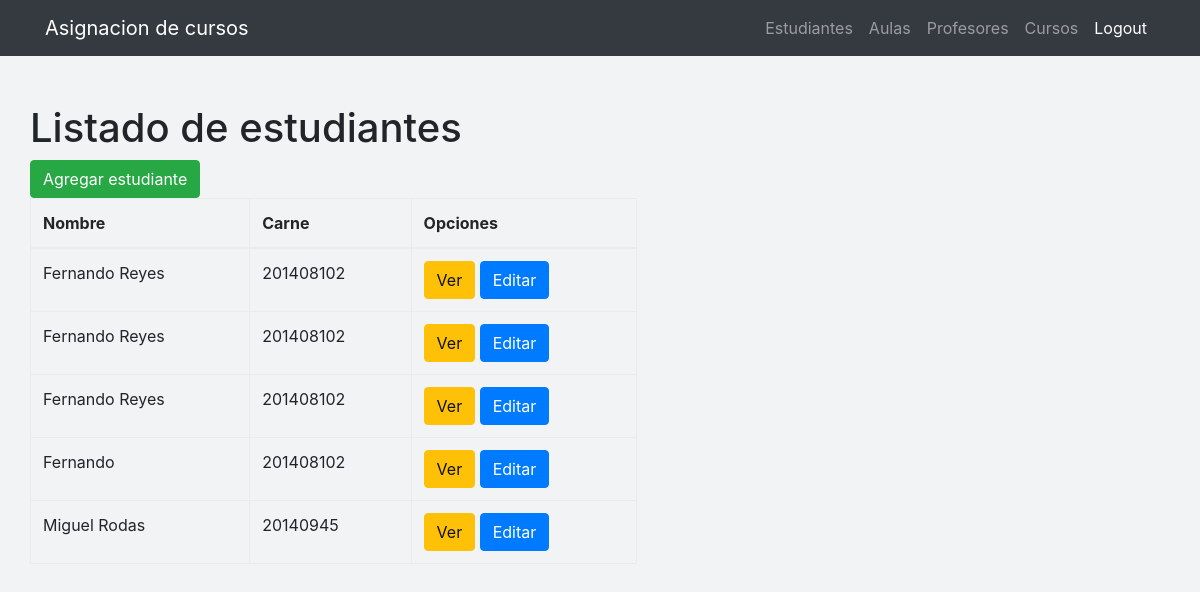
The app's page /estudiantes/list/ (signed in), older data.
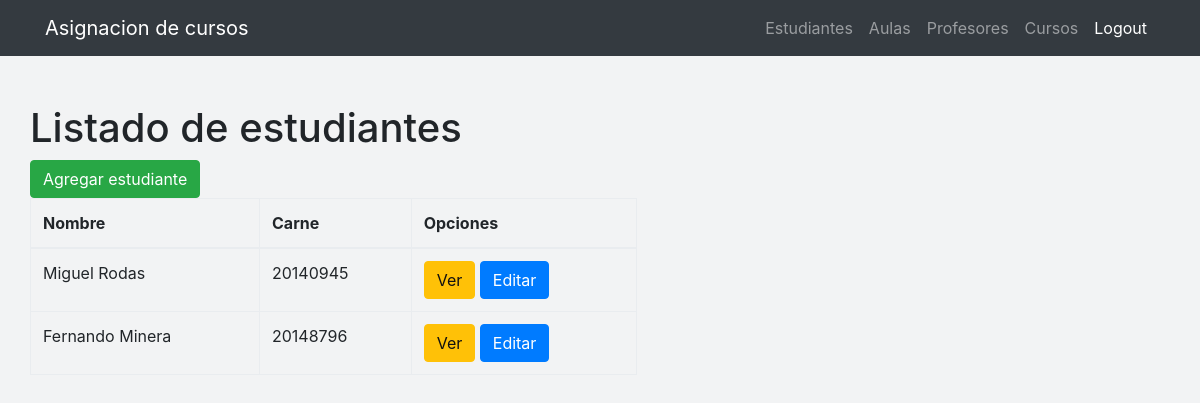
The same page, newer data.
### estudiantes/models.py (models this page shows, shortened)
class Estudiante(models.Model):
    nombre    = models.CharField(max_length=60)
    carne      = models.IntegerField()
    fecha_nacimiento = models.DateField()
    cursos   = models.ManyToManyField(Curso, through='Asignacion')

### estudiantes/views.py (the view)
# urls.py: url(r'^estudiantes/list/$', views.estudiante_list, name='estudiante_list'),
@login_required
def estudiante_list(request):
    estudiantes = Estudiante.objects.all()
    return render(request, 'estudiantes/estudiante_list.html', {'estudiantes': estudiantes})

### estudiantes/templates/estudiantes/estudiante_list.html (shortened to what this page needs)
{% extends 'estudiantes/base.html' %}
{% block content %}
<div class="portlet-body">
  <div class="portlet-title">
    <h1>Listado de estudiantes</h1>
  </div>
  <div class="row">
    <div class="col-md-6">
      <div class="btn-group">
        <a href="{% url 'estudiante_nuevo'%}">
          <button id="sample_editable_1_new" class="btn btn-success">
            Agregar estudiante
          </button>
        </a>
      </div>
    </div>
<div class="col-md-12 col-sm-12 col-xs-12" >
  <div class="table-responsive">
    <table class="table table-bordered ">
      <thead>
        <tr role="row" class="">
          <th>Nombre</th>
          <th>Carne</th>
          <th>Opciones</th>
        </tr>
      </thead>
      <tbody>
        {% for estudiante in estudiantes %}
        <tr>
            <td>{{ estudiante.nombre }}</td>
            <td>{{ estudiante.carne }}</td>
            <td>
              <a href="{% url 'estudiante_ver' pk=estudiante.pk %}" class="btn btn-warning">Ver</a>
              <a href="{% url 'estudiante_editar' pk=estudiante.pk %}" class="btn btn-primary">Editar</a>
            </td>
        </tr>
        {% endfor %}
      </tbody>
    </table>
  </div>
</div>
</div>
</div>
{% endblock %}

### estudiantes/templates/estudiantes/base.html (shortened to what this page needs)
{% load staticfiles %}
<!DOCTYPE html>
<html lang="en">
  <head>
    <link rel="stylesheet" href="{% static 'css/bootstrap.min.css' %}">
    <link href="{% static 'css/shop-item.css' %}" rel="stylesheet">
  </head>
  <body>
    <nav class="navbar navbar-expand-lg navbar-dark bg-dark fixed-top">
      <div class="container">
        <a class="navbar-brand" href="#">Asignacion de cursos</a>
        <div class="collapse navbar-collapse" id="navbarResponsive">
          <ul class="navbar-nav ml-auto">
            {% if user.is_authenticated %}
            <li class="nav-item">
              <a class="nav-link" href="{% url 'estudiante_list' %}">Estudiantes</a>
            </li>
            <li class="nav-item">
              <a class="nav-link" href="{% url 'aula_list' %}">Aulas</a>
            </li>
            <li class="nav-item">
              <a class="nav-link" href="{% url 'profesor_list' %}">Profesores</a>
            </li>
            <li class="nav-item">
              <a class="nav-link" href="{% url 'cursos_list' %}">Cursos</a>
            </li>
            <li class="nav-item active">
              <a class="nav-link" href="{% url 'logout' %}">Logout
              </a>
            </li>
            {% else %}
            <li class="nav-item active">
              <a class="nav-link" href="{% url 'login' %}">Login
                <span class="sr-only">(current)</span>
              </a>
            </li>
            {% endif %}
          </ul>
        </div>
      </div>
    </nav>
<br><br>
    <div class="container">
      <div class="row">
        {% block content %}
        {% endblock %}
        </div>
      </div>
  </body>
</html>

### estudiantes/static/css/shop-item.css (style rules this page uses)
body { padding-top: 54px; }
@media (min-width: 992px) { body { padding-top: 56px; } }

### estudiantes/templates/estudiantes/base.html (style rules this page uses)
body { background-color: #F2F3F4; }

Row changes from the older to the newer data that the page shows:
removed Estudiante: nombre "Fernando Reyes", carne "201408102"
removed Estudiante: nombre "Fernando Reyes", carne "201408102"
removed Estudiante: nombre "Fernando Reyes", carne "201408102"
removed Estudiante: nombre "Fernando", carne "201408102"
added Estudiante: nombre "Fernando Minera", carne "20148796"
